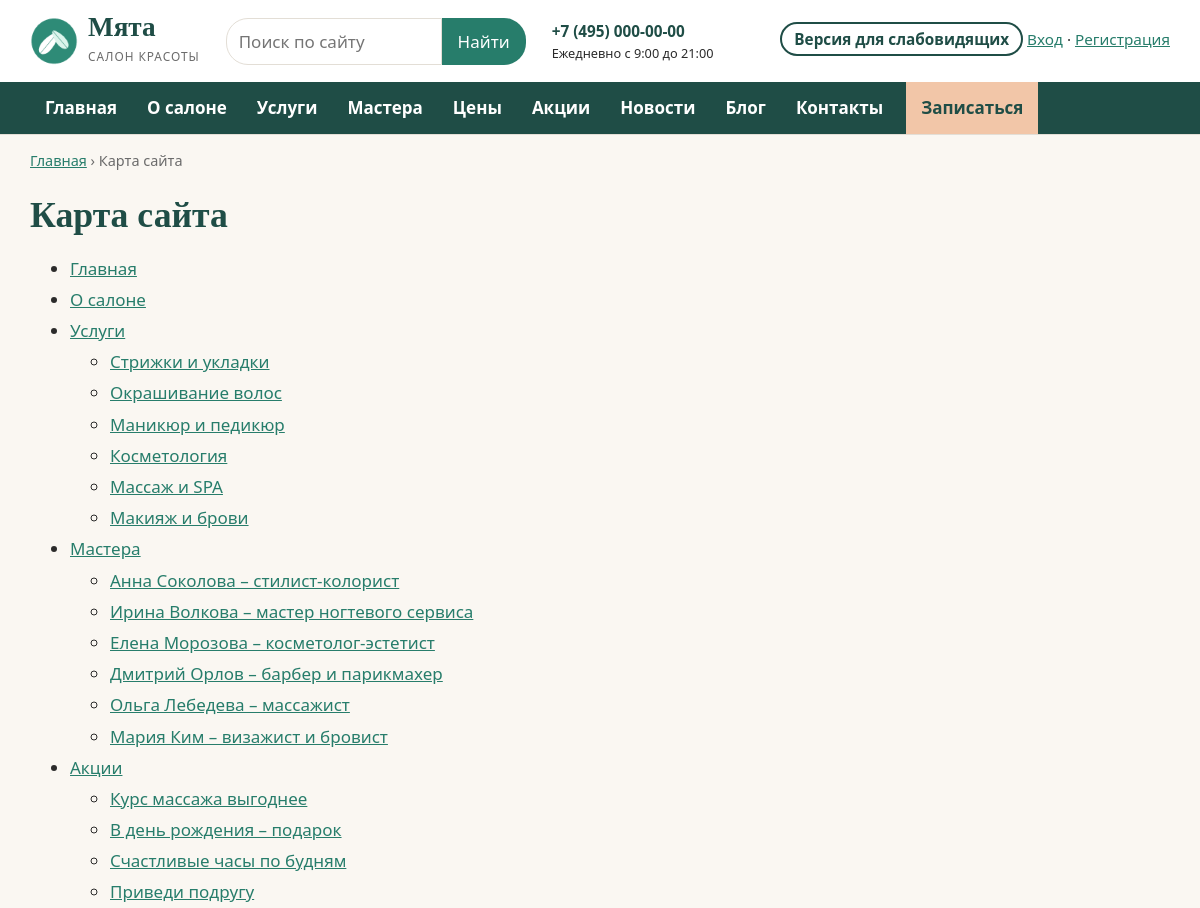
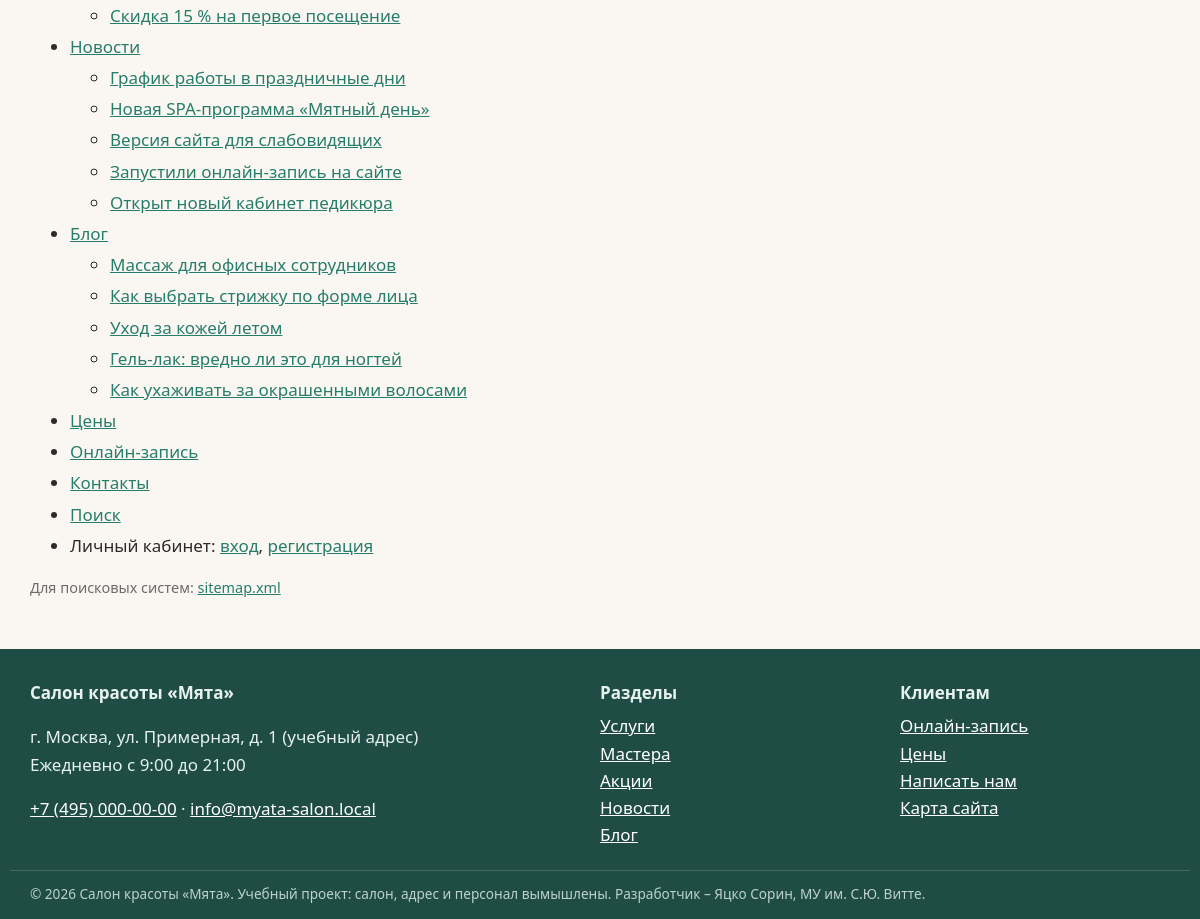
/sitemap.php, run on the app's committed database (2 pictures, top to bottom).
### tables this page shows
CREATE TABLE sections (
  code VARCHAR(20) PRIMARY KEY,
  title VARCHAR(60) NOT NULL,
  description VARCHAR(255) NOT NULL,
  sort INT NOT NULL DEFAULT 0
);

CREATE TABLE articles (
  id INT AUTO_INCREMENT PRIMARY KEY,
  section VARCHAR(20) NOT NULL,
  slug VARCHAR(100) NOT NULL,
  title VARCHAR(200) NOT NULL,
  summary VARCHAR(400) NOT NULL,
  body TEXT NOT NULL,
  image VARCHAR(120) NOT NULL DEFAULT '',
  price INT NULL,
  duration INT NULL,
  is_published TINYINT(1) NOT NULL DEFAULT 1,
  views INT NOT NULL DEFAULT 0,
  created_at DATETIME NOT NULL DEFAULT CURRENT_TIMESTAMP,
  updated_at DATETIME NULL,
  UNIQUE KEY uq_section_slug (section, slug),
  FULLTEXT KEY ft_search (title, summary, body),
  CONSTRAINT fk_articles_section FOREIGN KEY (section) REFERENCES sections(code)
);

### includes/functions.php (called while the page is built, shortened)
<?php
function e(?string $s): string
{
    return htmlspecialchars((string) $s, ENT_QUOTES, 'UTF-8');
}
function url(string $path = ''): string
{
    return ROOT_URL . '/' . ltrim($path, '/');
}
function db(): PDO
{
    global $pdo;
    return $pdo;
}
function cfg(string $key): string
{
    global $CONFIG;
    return (string) ($CONFIG[$key] ?? '');
}
function sections(): array
{
    static $cache = null;
    if ($cache === null) {
        $cache = [];
        foreach (db()->query('SELECT * FROM sections ORDER BY sort') as $row) {
            $cache[$row['code']] = $row;
        }
    }
    return $cache;
}
function articles(string $section, int $limit = 100): array
{
    $order = in_array($section, ['news', 'blog', 'promo'], true) ? 'created_at DESC' : 'id';
    $st = db()->prepare("SELECT * FROM articles WHERE section = ? AND is_published = 1 ORDER BY $order LIMIT ?");
    $st->bindValue(1, $section);
    $st->bindValue(2, $limit, PDO::PARAM_INT);
    $st->execute();
    return $st->fetchAll();
}
function article_url(array $a): string
{
    return url('article.php?s=' . urlencode($a['section']) . '&slug=' . urlencode($a['slug']));
}

### config.php (called while the page is built, shortened)
<?php
$config = [
    'db_host'   => 'localhost',
    'db_port'   => 3306,
    'db_name'   => 'salon_myata',
    'db_user'   => 'root',
    'db_pass'   => '',
    'site_name' => 'Салон красоты «Мята»',
    'phone'     => '+7 (495) 000-00-00',
    'email'     => 'info@myata-salon.local',
    'address'   => 'г. Москва, ул. Примерная, д. 1 (учебный адрес)',
    'hours'     => 'Ежедневно с 9:00 до 21:00',
];
return $config;

### includes/bootstrap.php (called while the page is built, shortened)
<?php
$CONFIG = require __DIR__ . '/../config.php';
try {
    $pdo = new PDO(
        sprintf('mysql:host=%s;port=%d;dbname=%s;charset=utf8mb4',
            $CONFIG['db_host'], $CONFIG['db_port'], $CONFIG['db_name']),
        $CONFIG['db_user'],
        $CONFIG['db_pass'],
        [PDO::ATTR_ERRMODE => PDO::ERRMODE_EXCEPTION, PDO::ATTR_DEFAULT_FETCH_MODE => PDO::FETCH_ASSOC]
    );
} catch (PDOException $e) {
    http_response_code(500);
    exit('<h1>Нет подключения к базе данных</h1><p>Проверьте настройки в config.php '
        . 'и импортируйте database/salon_myata.sql.</p>');
}
require __DIR__ . '/functions.php';

### sitemap.php (the view, shortened to what this page needs)
<?php
require __DIR__ . '/includes/bootstrap.php';
require __DIR__ . '/includes/header.php';
?>
<h1>Карта сайта</h1>
<ul class="sitemap">
    <li><a href="<?= e(url()) ?>">Главная</a></li>
    <li><a href="<?= e(url('about.php')) ?>">О салоне</a></li>
    <?php foreach (sections() as $code => $s): ?>
        <li><a href="<?= e(url('section.php?s=' . $code)) ?>"><?= e($s['title']) ?></a>
            <ul><?php foreach (articles($code) as $a): ?><li><a href="<?= e(article_url($a)) ?>"><?= e($a['title']) ?></a></li><?php endforeach; ?></ul>
        </li>
    <?php endforeach; ?>
    <li><a href="<?= e(url('prices.php')) ?>">Цены</a></li>
    <li><a href="<?= e(url('booking.php')) ?>">Онлайн-запись</a></li>
    <li><a href="<?= e(url('contacts.php')) ?>">Контакты</a></li>
    <li><a href="<?= e(url('search.php')) ?>">Поиск</a></li>
    <li>Личный кабинет: <a href="<?= e(url('login.php')) ?>">вход</a>, <a href="<?= e(url('register.php')) ?>">регистрация</a></li>
</ul>
<p class="small">Для поисковых систем: <a href="<?= e(url('sitemap.xml.php')) ?>">sitemap.xml</a></p>
<?php require __DIR__ . '/includes/footer.php'; ?>

### includes/footer.php (shortened to what this page needs)
</main>
<footer class="site-footer">
    <div class="wrap footer-grid">
        <div>
            <strong>Салон красоты «Мята»</strong>
            <p><?= e(cfg('address')) ?><br><?= e(cfg('hours')) ?></p>
            <p><a href="tel:<?= e(preg_replace('/[^\d+]/', '', cfg('phone'))) ?>"><?= e(cfg('phone')) ?></a> ·
               <a href="mailto:<?= e(cfg('email')) ?>"><?= e(cfg('email')) ?></a></p>
        </div>
        <div>
            <strong>Разделы</strong>
            <ul>
                <?php foreach (sections() as $code => $s): ?>
                    <li><a href="<?= e(url('section.php?s=' . $code)) ?>"><?= e($s['title']) ?></a></li>
                <?php endforeach; ?>
            </ul>
        </div>
        <div>
            <strong>Клиентам</strong>
            <ul>
                <li><a href="<?= e(url('booking.php')) ?>">Онлайн-запись</a></li>
                <li><a href="<?= e(url('prices.php')) ?>">Цены</a></li>
                <li><a href="<?= e(url('contacts.php')) ?>">Написать нам</a></li>
                <li><a href="<?= e(url('sitemap.php')) ?>">Карта сайта</a></li>
            </ul>
        </div>
    </div>
    <div class="wrap footer-note">
        © 2026 Салон красоты «Мята». Учебный проект: салон, адрес и персонал вымышлены.
        Разработчик – Яцко Сорин, МУ им. С.Ю. Витте.
    </div>
</footer>
</body>
</html>

### assets/css/style.css (style rules this page uses)
:root { --mint: #277D6B; --mint-dark: #1F4D46; --mint-light: #DFF2EC; --cream: #FAF7F2; --peach: #F2C6A8; --text: #2B2B2B; --muted: #6B6B6B; --line: #E3DED6; --white: #FFFFFF; --radius: 14px; --font: "Segoe UI", Roboto, "PT Sans", Arial, sans-serif; --font-head: Georgia, "PT Serif", "Times New Roman", serif; }
* { box-sizing: border-box; }
html { font-size: 17px; }
body { margin: 0; font-family: var(--font); color: var(--text); background: var(--cream); line-height: 1.6; }
a { color: var(--mint); }
h1, h2, h3 { font-family: var(--font-head); color: var(--mint-dark); line-height: 1.25; }
h1 { font-size: 2.1rem; margin: .6em 0 .4em; }
.wrap { max-width: 1180px; margin: 0 auto; padding: 0 20px; }
.small { font-size: .85rem; color: var(--muted); }
.sitemap li { margin: 4px 0; }
.site-footer { background: var(--mint-dark); color: #E6F2EE; margin-top: 50px; padding: 30px 0 14px; }
.site-footer a { color: #fff; }
.footer-grid { display: grid; grid-template-columns: 2fr 1fr 1fr; gap: 30px; }
.footer-grid ul { list-style: none; padding: 0; margin: 6px 0; }
.footer-note { font-size: .8rem; opacity: .8; margin-top: 16px; border-top: 1px solid rgba(255,255,255,.2); padding-top: 12px; }

### data on the page
sections: title "Услуги"
articles: title "Стрижки и укладки"
articles: title "Окрашивание волос"
articles: title "Маникюр и педикюр"
articles: title "Косметология"
articles: title "Массаж и SPA"
articles: title "Макияж и брови"
sections: title "Мастера"
articles: title "Анна Соколова – стилист-колорист"
articles: title "Ирина Волкова – мастер ногтевого сервиса"
articles: title "Елена Морозова – косметолог-эстетист"
articles: title "Дмитрий Орлов – барбер и парикмахер"
articles: title "Ольга Лебедева – массажист"
articles: title "Мария Ким – визажист и бровист"
sections: title "Акции"
articles: title "Курс массажа выгоднее"
articles: title "В день рождения – подарок"
articles: title "Счастливые часы по будням"
articles: title "Приведи подругу"
articles: title "Скидка 15 % на первое посещение"
sections: title "Новости"
articles: title "График работы в праздничные дни"
articles: title "Новая SPA-программа «Мятный день»"
articles: title "Версия сайта для слабовидящих"
articles: title "Запустили онлайн-запись на сайте"
articles: title "Открыт новый кабинет педикюра"
sections: title "Блог"
articles: title "Массаж для офисных сотрудников"
articles: title "Как выбрать стрижку по форме лица"
articles: title "Уход за кожей летом"
articles: title "Гель-лак: вредно ли это для ногтей"
articles: title "Как ухаживать за окрашенными волосами"

### other printed values
cfg('phone') "+7 (495) 000-00-00"
cfg('hours') "Ежедневно с 9:00 до 21:00"
$label "Главная"
$label "О салоне"
$label "Услуги"
$label "Мастера"
$label "Цены"
$label "Акции"
$label "Новости"
$label "Блог"
$label "Контакты"
$crumb[0] "Карта сайта"
cfg('address') "г. Москва, ул. Примерная, д. 1 (учебный адрес)"
cfg('email') "info@myata-salon.local"
